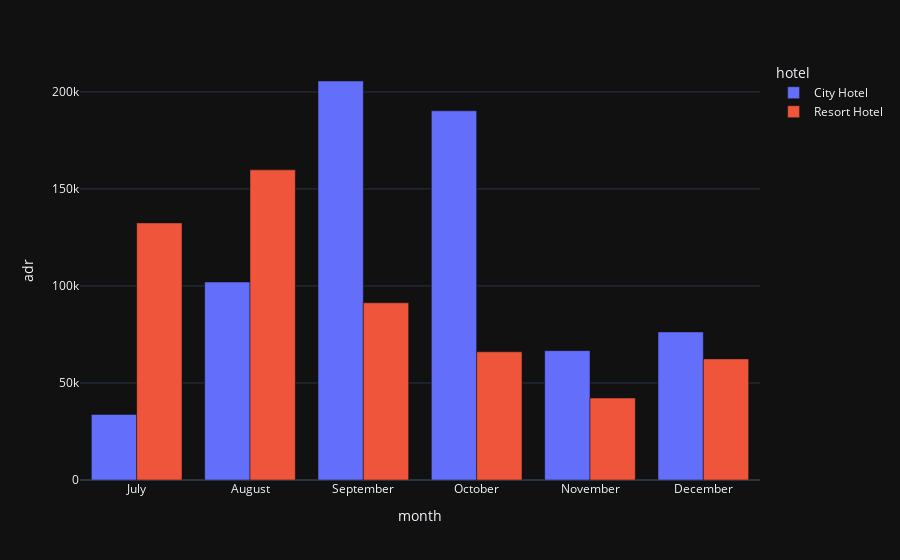

Source (notebook cell):
### Markdown cell above
<p style = "font-size : 25px; color : #cfcfcf ; font-family : 'Times New Roman'; text-align : center; border-radius: 5px 5px;">
<strong>Revenue Over The Months on 2015</strong></p>

### Code cell
px.bar(rev2015 , x='month', y='adr', color='hotel', barmode='group', template='plotly_dark')

### Figure 1 — Plotly figure (JSON) as saved in the notebook; plotly's stock layout.template omitted (floating-point values rounded to 4 significant figures)
{"data": [{"alignmentgroup": "True", "hovertemplate": "hotel=City Hotel<br>month=%{x}<br>adr=%{y}<extra></extra>", "legendgroup": "City Hotel", "marker": {"color": "#636efa", "pattern": {"shape": ""}}, "name": "City Hotel", "offsetgroup": "City Hotel", "orientation": "v", "showlegend": true, "textposition": "auto", "type": "bar", "x": ["July", "August", "September", "October", "November", "December"], "xaxis": "x", "y": [33780.0, 102000.0, 205600.0, 190300.0, 66670.0, 76320.0], "yaxis": "y"}, {"alignmentgroup": "True", "hovertemplate": "hotel=Resort Hotel<br>month=%{x}<br>adr=%{y}<extra></extra>", "legendgroup": "Resort Hotel", "marker": {"color": "#EF553B", "pattern": {"shape": ""}}, "name": "Resort Hotel", "offsetgroup": "Resort Hotel", "orientation": "v", "showlegend": true, "textposition": "auto", "type": "bar", "x": ["July", "August", "September", "October", "November", "December"], "xaxis": "x", "y": [132500.0, 159800.0, 91330.0, 66060.0, 42250.0, 62410.0], "yaxis": "y"}], "layout": {"barmode": "group", "legend": {"title": {"text": "hotel"}, "tracegroupgap": 0}, "margin": {"t": 60}, "xaxis": {"anchor": "y", "domain": [0, 1], "title": {"text": "month"}}, "yaxis": {"anchor": "x", "domain": [0, 1], "title": {"text": "adr"}}}}
